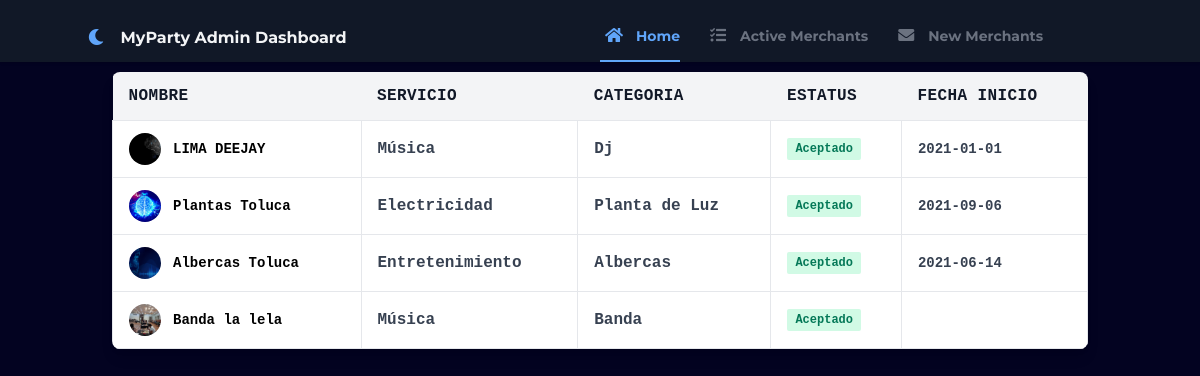
Screenshot of /pag/dashboard.php (signed in) with the database file from the repository.
### tables this page shows
CREATE TABLE `tblimagennegocio` (
  `IdImagenNegocio` int(11) NOT NULL,
  `IdNegocio` int(11) NOT NULL,
  `Ruta` varchar(255) NOT NULL
);

CREATE TABLE `tblnegocios` (
  `IdNegocio` int(11) NOT NULL,
  `IdCategoria` int(11) NOT NULL,
  `IdServicio` int(11) NOT NULL,
  `IdEstatus` int(11) NOT NULL,
  `Nombre` varchar(255) NOT NULL,
  `Descripcion` varchar(255) NOT NULL,
  `Direccion` varchar(255) NOT NULL,
  `Telefono` bigint(20) NOT NULL,
  `Whatsapp` bigint(20) NOT NULL,
  `Facebook` varchar(255) NOT NULL,
  `Instagram` varchar(255) NOT NULL,
  `Correo` varchar(255) NOT NULL,
  `fecha` date DEFAULT NULL
);

CREATE TABLE `tblservicios` (
  `IdServicio` int(11) NOT NULL,
  `Descripcion` varchar(255) NOT NULL
);

CREATE TABLE `tblcategorias` (
  `IdCategoria` int(11) NOT NULL,
  `Descripcion` varchar(255) NOT NULL
);

### pag/dashboard.php (the view, shortened to what this page needs)
<?php
    include('conexion.php');
?>
<!DOCTYPE html>
<html lang="en">
<head>
    <link rel="stylesheet" href="https://use.fontawesome.com/releases/v5.3.1/css/all.css">
    <link href="https://unpkg.com/tailwindcss/dist/tailwind.min.css" rel="stylesheet">
    <link rel="stylesheet" href="../css/style.css">
</head>
<body class="bg-black-alt font-sans leading-normal tracking-normal">
    <?php
        if ($_SESSION['IdNegocio'] == "") {
            ?>
                <h1>NO TIENES PERMITIDO EL ACCESO</h1>
            <?php
        }else{
            ?>
            <nav id="header" class="bg-gray-900 fixed w-full z-10 top-0 shadow">
                <div class="w-full container mx-auto flex flex-wrap items-center mt-0 pt-3 pb-3 md:pb-0">
                    <div class="w-1/2 pl-2 md:pl-0">
                        <a class="text-gray-100 text-base xl:text-xl no-underline hover:no-underline font-bold"  href="#">
                            <i class="fas fa-moon text-blue-400 pr-3"></i> MyParty Admin Dashboard
                        </a>
                    </div>
                    <div class="w-full flex-grow lg:flex lg:items-center lg:w-auto hidden lg:block mt-2 lg:mt-0 bg-gray-900 z-20" id="nav-content">
                        <ul class="list-reset lg:flex flex-1 items-center px-4 md:px-0">
                            <li class="mr-6 my-2 md:my-0">
                                <a href="dashboard.php" class="block py-1 md:py-3 pl-1 align-middle text-blue-400 no-underline hover:text-gray-100 border-b-2 border-blue-400 hover:border-blue-400">
                                    <i class="fas fa-home fa-fw mr-3 text-blue-400"></i><span class="pb-1 md:pb-0 text-sm">Home</span>
                                </a>
                            </li>
                            <li class="mr-6 my-2 md:my-0">
                                <a href="aMerchants.php" class="block py-1 md:py-3 pl-1 align-middle text-gray-500 no-underline hover:text-gray-100 border-b-2 border-gray-900  hover:border-pink-400">
                                    <i class="fas fa-tasks fa-fw mr-3"></i><span class="pb-1 md:pb-0 text-sm">Active Merchants</span>
                                </a>
                            </li>
                            <li class="mr-6 my-2 md:my-0">
                                <a href="nMerchants.php" class="block py-1 md:py-3 pl-1 align-middle text-gray-500 no-underline hover:text-gray-100 border-b-2 border-gray-900  hover:border-purple-400">
                                    <i class="fa fa-envelope fa-fw mr-3"></i><span class="pb-1 md:pb-0 text-sm">New Merchants</span>
                                </a>
                            </li>
                        </ul>
                    </div>
                </div>
            </nav>
            <br><br>
            <section class="container mx-auto p-6 font-mono">
                <div class="w-full mb-8 overflow-hidden rounded-lg shadow-lg">
                    <div class="w-full overflow-x-auto">
                    <table class="w-full">
                        <thead>
                        <tr class="text-md font-semibold tracking-wide text-left text-gray-900 bg-gray-100 uppercase border-b border-gray-600">
                            <th class="px-4 py-3">Nombre</th>
                            <th class="px-4 py-3">Servicio</th>
                            <th class="px-4 py-3">Categoria</th>
                            <th class="px-4 py-3">Estatus</th>
                            <th class="px-4 py-3">Fecha inicio</th>
                        </tr>
                        </thead>
                        <tbody class="bg-white">
                            <?php
                                $query = "select IdNegocio, nombre, s.Descripcion, c.Descripcion, n.IdServicio, n.IdEstatus, fecha from tblnegocios n, tblservicios s,
                                tblcategorias c where n.IdServicio = s.IdServicio and n.IdCategoria = c.IdCategoria order by IdNegocio asc";
                                $result = mysqli_query($conn, $query);
                                while ($row = mysqli_fetch_row($result)){
                                    echo "<tr class='text-gray-700'>";
                                    $result2 = mysqli_query($conn, "select Ruta from tblimagennegocio where IdNegocio = '".$row[0]."' order by IdImagenNegocio asc limit 1");
                                    while($j = mysqli_fetch_array($result2)){
                                        echo "<td class = 'px-4 py-3 border'>
                                        <div class = 'flex items-center text-sm'>
                                        <div class = 'relative w-8 h-8 mr-3 rounded-full md:block'>
                                        <img class = 'object-cover w-full h-full rounded-full' src = '../img/negocios/".$row[4]."/".$row[0]."-".$row[1]."/".$j[0]."' loading='lazy'/>
                                        <div class='absolute inset-0 rounded-full shadow-inner' aria-hidden='true'></div>
                                        </div>
                                        <div>
                                        <p class = 'font-semibold text-black'>".$row[1]."</p>
                                        </div>
                                        </div>
                                        </td>";
                                    }
                                    echo "<td class='px-4 py-3 text-ms font-semibold border'>".$row[2]."</td>";
                                    echo "<td class='px-4 py-3 text-ms font-semibold border'>".$row[3]."</td>";
                                    if ($row[5] == 1) {
                                        echo "<td class='px-4 py-3 text-xs border'><span class='px-2 py-1 font-semibold leading-tight text-green-700 bg-green-100 rounded-sm'> Aceptado </span></td>";
                                    } else {
                                        echo "<td class='px-4 py-3 text-xs border'><span class='px-2 py-1 font-semibold leading-tight text-red-700 bg-red-100 rounded-sm'> Pendiente </span></td>";
                                    }
                                    echo "<td class = 'px-4 py-3 text-sm border'>".$row[6]."</td>";
                                    echo "</tr>";
                                }
                            ?>
                        </tbody>
                    </table>
                    </div>
                </div>
            </section>
            <?php
        }
    ?>
</body>
</html>

### css/style.css (style rules this page uses)
html, body { height: 100%; font-weight: 800; }
body { background: #030321; font-family: 'Montserrat'; }
a, h6 { font-family: 'Montserrat'; font-weight: bold; }
h1,h2,h3,h4,h5,h6,a,p, label, ul, li { color: white; }

### rows the page displays
tblnegocios: IdServicio.Descripcion "Música", IdCategoria.Descripcion "Dj", shows "Aceptado", fecha "2021-01-01"
tblimagennegocio: IdNegocio+Ruta (picture), IdNegocio.Nombre "LIMA DEEJAY"
tblnegocios: IdServicio.Descripcion "Electricidad", IdCategoria.Descripcion "Planta de Luz", shows "Aceptado", fecha "2021-09-06"
tblimagennegocio: IdNegocio+Ruta (picture), IdNegocio.Nombre "Plantas Toluca"
tblnegocios: IdServicio.Descripcion "Entretenimiento", IdCategoria.Descripcion "Albercas", shows "Aceptado", fecha "2021-06-14"
tblimagennegocio: IdNegocio+Ruta (picture), IdNegocio.Nombre "Albercas Toluca"
tblnegocios: IdServicio.Descripcion "Música", IdCategoria.Descripcion "Banda", shows "Aceptado"
tblimagennegocio: IdNegocio+Ruta (picture), IdNegocio.Nombre "Banda la lela"
